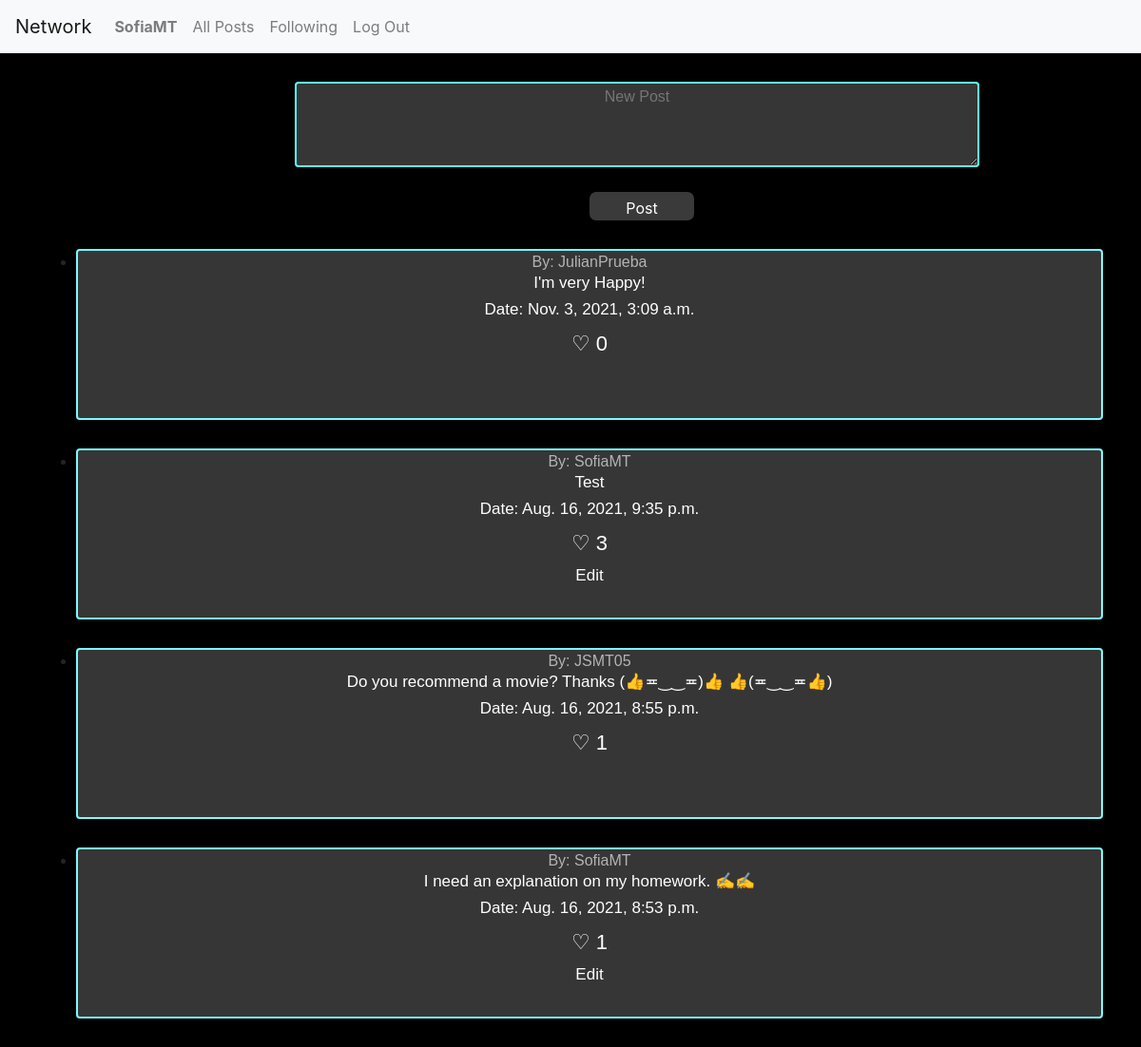
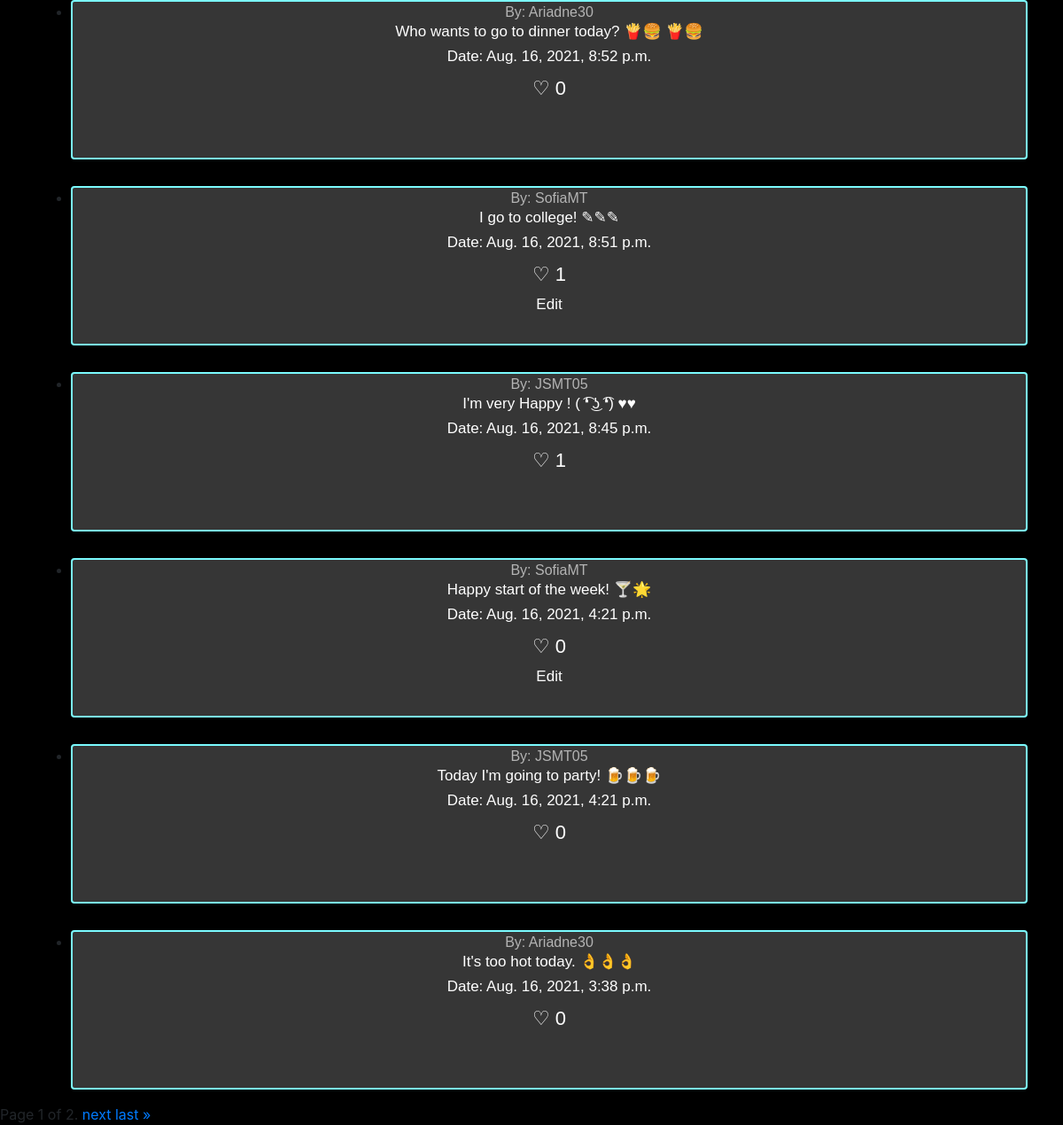
The app's page / (signed in) with its own data (2 pictures, top to bottom).
### network/models.py (models this page shows, shortened)
class User(AbstractUser):
    descripcion = models.CharField(max_length=300, default=None, null = True, blank=True)
    imagen = models.ImageField(upload_to = 'profiles', null = True, blank=True)
    seguidores = models.ManyToManyField('self', related_name='seguidos',related_query_name='seguido', symmetrical=False, blank=True)

class Publicacion(models.Model):
    descripcion = models.CharField(max_length=300, default=None)
    fecha = models.DateTimeField(auto_now_add=True)
    usuario = models.ForeignKey(User, on_delete=models.CASCADE, related_name="publicaciones")

### network/views.py (the view)
# urls.py: path("", views.index, name="index"),
def index(request):
    LstPublicaciones = []
    publicacionesA = Publicacion.objects.all().order_by('-fecha')
    for i in publicacionesA:
        publicaciones = {}
        likes = Like.objects.filter(publicacion=i).count()
        publicaciones['id'] = i.id
        publicaciones['usuario'] = i.usuario
        publicaciones['descripcion'] = i.descripcion
        publicaciones['fecha'] = i.fecha
        publicaciones['likes'] = likes
        LstPublicaciones.append(publicaciones)
    paginator = Paginator(LstPublicaciones, 10)
    page_number = request.GET.get('page')
    page_obj = paginator.get_page(page_number)
    return render(request, "network/index.html", {"page_obj": page_obj})

### network/templates/network/index.html (shortened to what this page needs)
{% extends "network/layout.html" %}
{% load static %}
{% block body %}
{% if user.is_authenticated %}
<form action="{% url 'add_post' %}" method="POST">
    <textarea class="publicacionNew" placeholder="New Post" cols="30" rows="10" name="descripcion"></textarea>
    <br>
    <input class="boton" type="submit" name="" value="Post">
</form>
{% endif %}
<ul class="contenedorPub">
    {% for pub in page_obj %}
    <li class="publicacion"><a id="Profile" class="tituloPub" href="{% url 'view_profile' pub.usuario.id %}">By:
            {{pub.usuario}}</a>
        <h6 class="titulo" id="desc {{pub.id}}">{{pub.descripcion}}</h6>
        <h6 class="titulo">Date: {{pub.fecha}} </h6>
        <label data-check="Likes {{pub.id}}" class="like" for="Likes {{pub.id}}" id={{pub.id}}>♡ {{pub.likes}}</label>
        {% if pub.usuario.id == user.id and user.is_authenticated%}
        <h5 class="titulo" id="edit {{pub.id}}">Edit</h5>
        {% endif %}
    </li>
    {% endfor %}
</ul>
<div class="pagination">
    <span class="step-links">
        <span class="current">
            Page {{ page_obj.number }} of {{ page_obj.paginator.num_pages }}.
        </span>
        {% if page_obj.has_next %}
        <a href="?page={{ page_obj.next_page_number }}">next</a>
        <a href="?page={{ page_obj.paginator.num_pages }}">last &raquo;</a>
        {% endif %}
    </span>
</div>
{% endblock %}

### network/templates/network/layout.html (shortened to what this page needs)
{% load static %}
<!DOCTYPE html>
<html lang="en">
<head>
    <link rel="stylesheet" href="https://stackpath.bootstrapcdn.com/bootstrap/4.4.1/css/bootstrap.min.css"
>
    <link href="{% static 'network/styles.css' %}" rel="stylesheet">
    <link href="{% static 'network/css.css' %}" rel="stylesheet">
</head>
<body>
    <nav class="navbar navbar-expand-lg navbar-light bg-light">
        <a class="navbar-brand" href="#">Network</a>
        <div>
            <ul class="navbar-nav mr-auto">
                {% if user.is_authenticated %}
                <li class="nav-item">
                    <a class="nav-link" href="{% url 'view_profile' user.id %}"><strong>{{ user.username }}</strong></a>
                </li>
                {% endif %}
                <li class="nav-item">
                    <a class="nav-link" href="{% url 'index' %}">All Posts</a>
                </li>
                {% if user.is_authenticated %}
                <li class="nav-item">
                    <a class="nav-link" href="{% url 'view_follower' user.id %}">Following</a>
                </li>
                <li class="nav-item">
                    <a class="nav-link" href="{% url 'logout' %}">Log Out</a>
                </li>
                {% endif %}
            </ul>
        </div>
    </nav>
    <div class="body">
        {% block body %}
        {% endblock %}
    </div>
</body>
</html>

### network/static/network/css.css (style rules this page uses)
body { background: rgb(0, 0, 0); }
.tituloPub { color:rgb(180, 180, 180); border-radius: 5px; }
.titulo { color: rgb(255, 255, 255); font-family: 'Gill Sans', 'Gill Sans MT', Calibri, 'Trebuchet MS', sans-serif; font-size: 17px; position: relative; animation-name: movePuText; animation-duration: 1.5s; animation-iteration-count: 1; animation-fill-mode: forwards; cursor: pointer; }
.contenedorPub { display: flex; flex-direction: column; align-items: center; }
.publicacion { position: relative; animation-name: movePu; animation-duration: 1.5s; animation-iteration-count: 1; animation-fill-mode: forwards; text-align: center; background: rgb(54, 54, 54); border: rgb(123, 251, 255) solid 2px; border-radius: 4px; margin-top: 30px; font-family:'Trebuchet MS', 'Lucida Sans Unicode', 'Lucida Grande', 'Lucida Sans', Arial, sans-serif }
.publicacionNew { margin-left: 310px; text-align: center; background: rgb(54, 54, 54); border: rgb(95, 255, 255) solid 2px; border-radius: 4px; margin-top: 30px; width: 720px; height: 90px; font-family:'Trebuchet MS', 'Lucida Sans Unicode', 'Lucida Grande', 'Lucida Sans', Arial, sans-serif }
.boton { margin-left: 620px; width:110px; height:30px; background: #3a3a3a; border:1px; border-color: rgb(20, 20, 20); padding: 5px; color: rgb(255, 255, 255); border-radius: 7px; margin-top: 20px; }
.like { color: rgb(255, 255, 255); font-family: 'Gill Sans', 'Gill Sans MT', Calibri, 'Trebuchet MS', sans-serif; font-size: 17px; position: relative; font-size: 22px; cursor: pointer; }

### records on screen
User: username "SofiaMT", usuario "SofiaMT", descripcion "Test", fecha "Aug. 16, 2021, 9:35 p.m.", likes "3", descripcion "I need an explanation on my homework. ✍✍", fecha "Aug. 16, 2021, 8:53 p.m.", likes "1", descripcion "I go to college! ✎✎✎", fecha "Aug. 16, 2021, 8:51 p.m.", descripcion "Happy start of the week! 🍸🌟", fecha "Aug. 16, 2021, 4:21 p.m.", likes "0"
User: usuario "JulianPrueba", descripcion "I'm very Happy!", fecha "Nov. 3, 2021, 3:09 a.m.", likes "0"
User: usuario "JSMT05", descripcion "Do you recommend a movie? Thanks (👍≖‿‿≖)👍 👍(≖‿‿≖👍)", fecha "Aug. 16, 2021, 8:55 p.m.", likes "1", descripcion "I'm very Happy ! ( ͡❛ ͜ʖ ͡❛) ♥♥", fecha "Aug. 16, 2021, 8:45 p.m.", descripcion "Today I'm going to party! 🍺🍺🍺", fecha "Aug. 16, 2021, 4:21 p.m.", likes "0"
User: usuario "Ariadne30", descripcion "Who wants to go to dinner today? 🍟🍔 🍟🍔", fecha "Aug. 16, 2021, 8:52 p.m.", likes "0", descripcion "It's too hot today. 👌👌👌", fecha "Aug. 16, 2021, 3:38 p.m."

### other values on screen
{{ page_obj.number }} "1"
{{ page_obj.paginator.num_pages }} "2"
